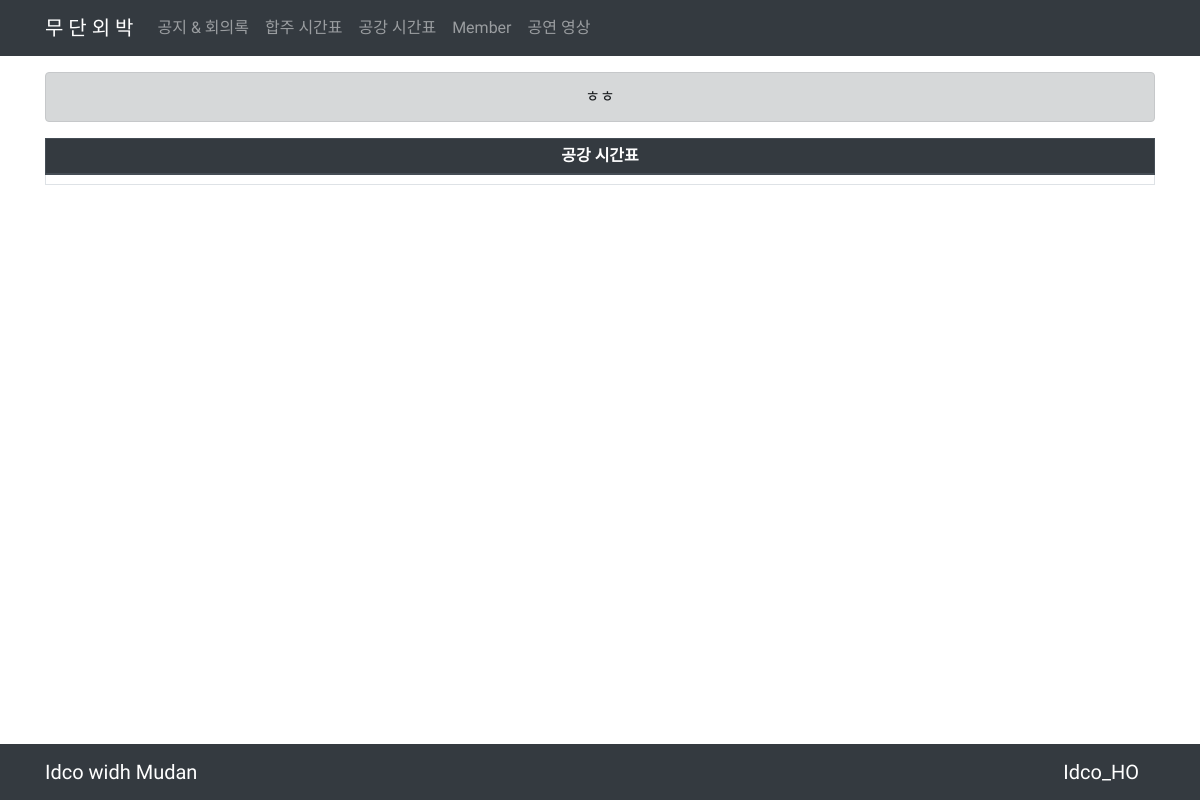
/freetimes/, run on an earlier commit of the app's database.
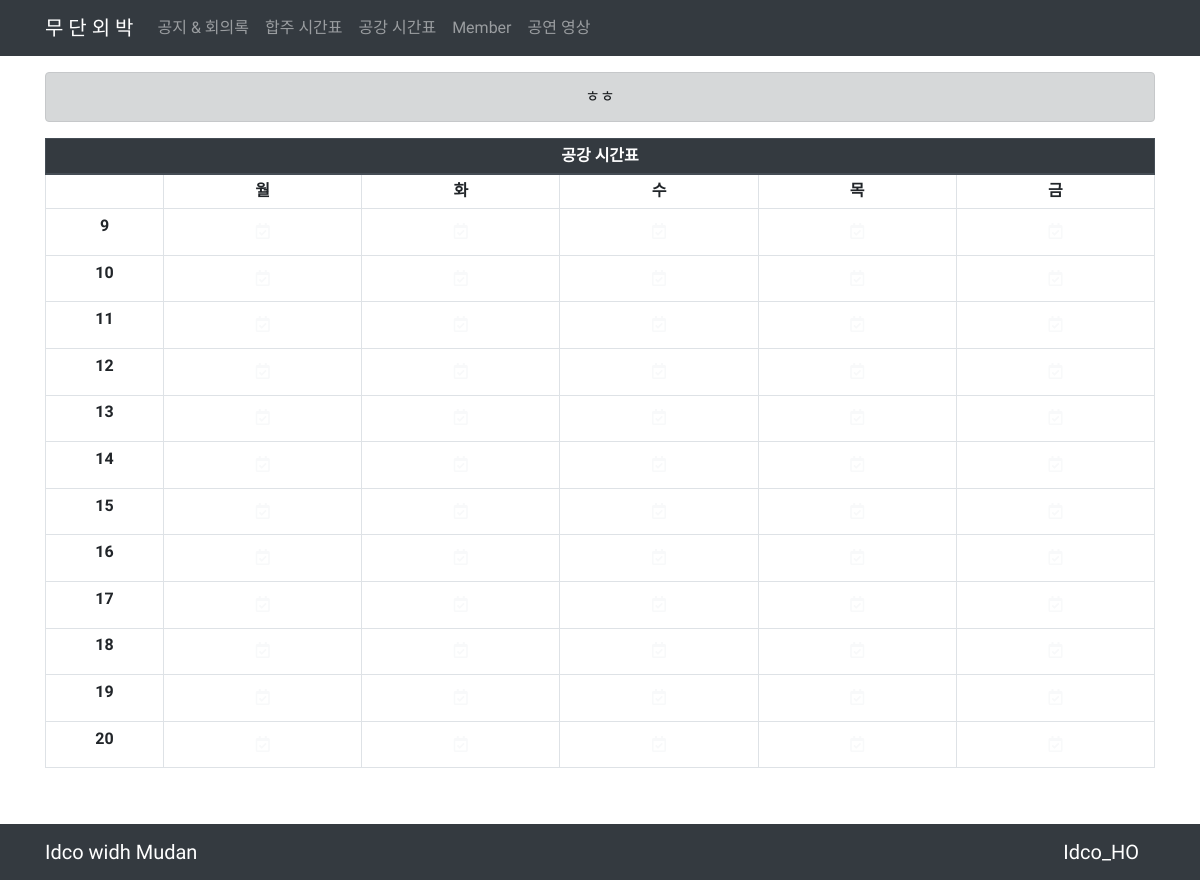
And on a later commit of the database.
### notices/models.py (models this page shows)
class Onenotice(models.Model):
    content = models.CharField(max_length=20)

### freetimes/models.py (models this page shows, shortened)
class Freeweek(models.Model):
    day = models.CharField(max_length=5)

class Freehour(models.Model):
    clock = models.IntegerField()

### freetimes/views.py (the view)
# urls.py: path('', views.list, name='list'),
def list(request):
    onenotice = get_object_or_404(Onenotice, pk=1)
    freeweeks = Freeweek.objects.all()
    freehours  = Freehour.objects.all()
    tables = Table.objects.all()
    context = {'tables':tables, 'freeweeks':freeweeks, 'freehours':freehours, 'onenotice':onenotice}
    return render(request, 'freetimes/list.html', context)

### members/models.py (called while the page is built)
    def __str__(self):
        return f'{self.num}'

### freetimes/templates/freetimes/list.html (shortened to what this page needs)
{% extends 'base.html' %}
{% block body %}
<div class="container">
    <table class="table table-bordered text-center table-hover table-sm">
        <thead class="thead-dark">
            <tr>
            <th scope="col" colspan="6">공강 시간표</th>
            </tr>
        </thead>
        <tbody>
            <tr>
                <td></td>
                {% for freeweek in freeweeks %}
                <th>{{ freeweek.day }}</td>
                {% endfor %}
            </tr>
            {% for freehour in freehours %}
            <tr>
            <th><div>{{ freehour.clock }}</div></th>
            <td>
                <button type="button" class="btn btn-outline-light" data-toggle="modal" data-target="#monday_{{ freehour.clock }}">
                        <i class="far fa-calendar-check"></i>
                </button>
            </td>
            <td>
                <button type="button" class="btn btn-outline-light" data-toggle="modal" data-target="#Tuesday_{{ freehour.clock }}">
                    <i class="far fa-calendar-check"></i>
                </button>
            </td>
            <td>
                <button type="button" class="btn btn-outline-light" data-toggle="modal" data-target="#Wednesday_{{ freehour.clock }}">
                    <i class="far fa-calendar-check"></i>
                </button>
            </td>
            <td>
                <button type="button" class="btn btn-outline-light" data-toggle="modal" data-target="#Thursday_{{ freehour.clock }}">
                    <i class="far fa-calendar-check"></i>
                </button>
            </td>
            <td>
                <button type="button" class="btn btn-outline-light" data-toggle="modal" data-target="#Friday_{{ freehour.clock }}">
                    <i class="far fa-calendar-check"></i>
                </button>
            </td>
            </tr>
            {% endfor %}
        </tbody>
    </table>
</div>
{% endblock %}

### mudan_web/templates/base.html (shortened to what this page needs)
<!DOCTYPE html>
<html lang="en">
<head>
    <link rel="stylesheet" href="https://stackpath.bootstrapcdn.com/bootstrap/4.3.1/css/bootstrap.min.css">
    <link rel="stylesheet" href="https://use.fontawesome.com/releases/v5.8.2/css/all.css">
</head>
<body>
    <nav class="sticky-top navbar navbar-dark bg-dark navbar-expand-lg navbar-light bg-light mb-3">
        <div class="container">
            <a class="navbar-brand" href="#">무 단 외 박</a>
            <div class="collapse navbar-collapse" id="navbarNavAltMarkup">
                <div class="navbar-nav">
                <a class="nav-item nav-link {% if app_name == 'notices' %}active{% endif %}" href="{% url 'notices:list' %}">공지 & 회의록</a>
                <a class="nav-item nav-link {% if request.path == '/notices/'%}active{% endif %}" href="{% url 'worktimes:list' %}">합주 시간표</a>
                <a class="nav-item nav-link {% if request.path == '/notices/'%}active{% endif %}" href="{% url 'freetimes:list' %}">공강 시간표</a>
                <a class="nav-item nav-link {% if request.path == '/members/'%}active{% endif %}" href="{% url 'members:list' %}">Member</a>
                <a class="nav-item nav-link {% if request.path == '/videos/'%}active{% endif %}" href="{% url 'videos:list' %}">공연 영상</a>
            </div>
        </div>
    </nav>
    <div class="container">
        <div class="alert alert-dark text-center" role="alert">
            {{ onenotice.content }}
        </div>
    </div>
    {% block body %}
    {% endblock %}
    <div class="mb-5 pb-5"></div>
    <div class="fixed-bottom">
        <nav class="navbar navbar-dark bg-dark">
            <div class="container">
                <div class="navbar-brand">Idco widh Mudan</div>
                <div class="navbar-brand">Idco_HO</div>
            </div>
        </nav>
    </div>
</body>
</html>

### mudan_web/templates/base.html (style rules this page uses)
body { font-family: 'Sunflower', 'Open Sans', 'Noto Sans TC', 'Noto Sans JP', sans-serif; white-space: normal; }

### freetimes/templates/freetimes/list.html (style rules this page uses)
.btn { border:none; }

What changed in the data, as far as the page shows it:
added Freeweek: day "월"
added Freeweek: day "화"
added Freeweek: day "수"
added Freeweek: day "목"
added Freeweek: day "금"
added Freehour: clock "9"
added Freehour: clock "10"
added Freehour: clock "11"
added Freehour: clock "12"
added Freehour: clock "13"
added Freehour: clock "14"
added Freehour: clock "15"
added Freehour: clock "16"
added Freehour: clock "17"
added Freehour: clock "18"
added Freehour: clock "19"
added Freehour: clock "20"
